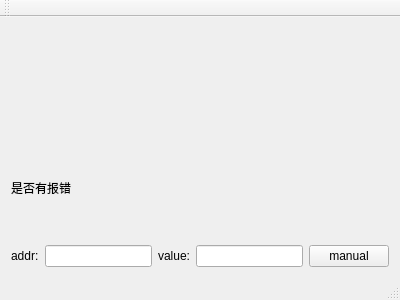
<?xml version="1.0" encoding="UTF-8"?>
<ui version="4.0">
 <class>MainWindow</class>
 <widget class="QMainWindow" name="MainWindow">
  <property name="geometry">
   <rect>
    <x>0</x>
    <y>0</y>
    <width>400</width>
    <height>300</height>
   </rect>
  </property>
  <property name="windowTitle">
   <string>MainWindow</string>
  </property>
  <widget class="QWidget" name="centralWidget">
   <layout class="QVBoxLayout" name="verticalLayout">
    <item>
     <widget class="MessageImage" name="messageImage" native="true"/>
    </item>
    <item>
     <widget class="QLabel" name="label_err_status">
      <property name="text">
       <string>是否有报错</string>
      </property>
     </widget>
    </item>
    <item>
     <layout class="QHBoxLayout" name="horizontalLayout">
      <item>
       <widget class="QLabel" name="label">
        <property name="text">
         <string>addr:</string>
        </property>
       </widget>
      </item>
      <item>
       <widget class="QLineEdit" name="lineEdit_addr"/>
      </item>
      <item>
       <widget class="QLabel" name="label_2">
        <property name="text">
         <string>value:</string>
        </property>
       </widget>
      </item>
      <item>
       <widget class="QLineEdit" name="lineEdit_value"/>
      </item>
      <item>
       <widget class="QPushButton" name="pushButton_add_err">
        <property name="text">
         <string>manual</string>
        </property>
       </widget>
      </item>
     </layout>
    </item>
   </layout>
  </widget>
  <widget class="QMenuBar" name="menuBar">
   <property name="geometry">
    <rect>
     <x>0</x>
     <y>0</y>
     <width>400</width>
     <height>23</height>
    </rect>
   </property>
  </widget>
  <widget class="QToolBar" name="mainToolBar">
   <attribute name="toolBarArea">
    <enum>TopToolBarArea</enum>
   </attribute>
   <attribute name="toolBarBreak">
    <bool>false</bool>
   </attribute>
  </widget>
  <widget class="QStatusBar" name="statusBar"/>
 </widget>
 <layoutdefault spacing="6" margin="11"/>
 <customwidgets>
  <customwidget>
   <class>MessageImage</class>
   <extends>QWidget</extends>
   <header>messageimage.h</header>
   <container>1</container>
  </customwidget>
 </customwidgets>
 <resources/>
 <connections/>
</ui>
